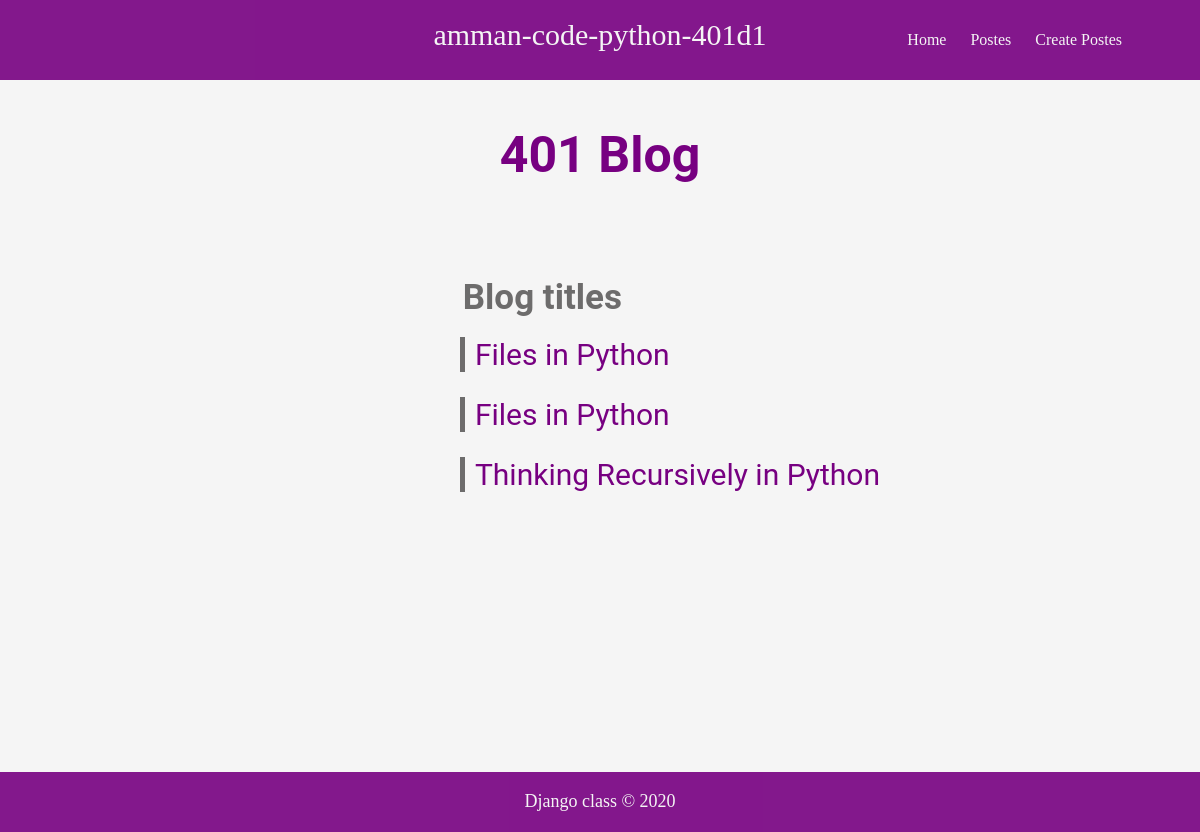
Before: / with the older database file.
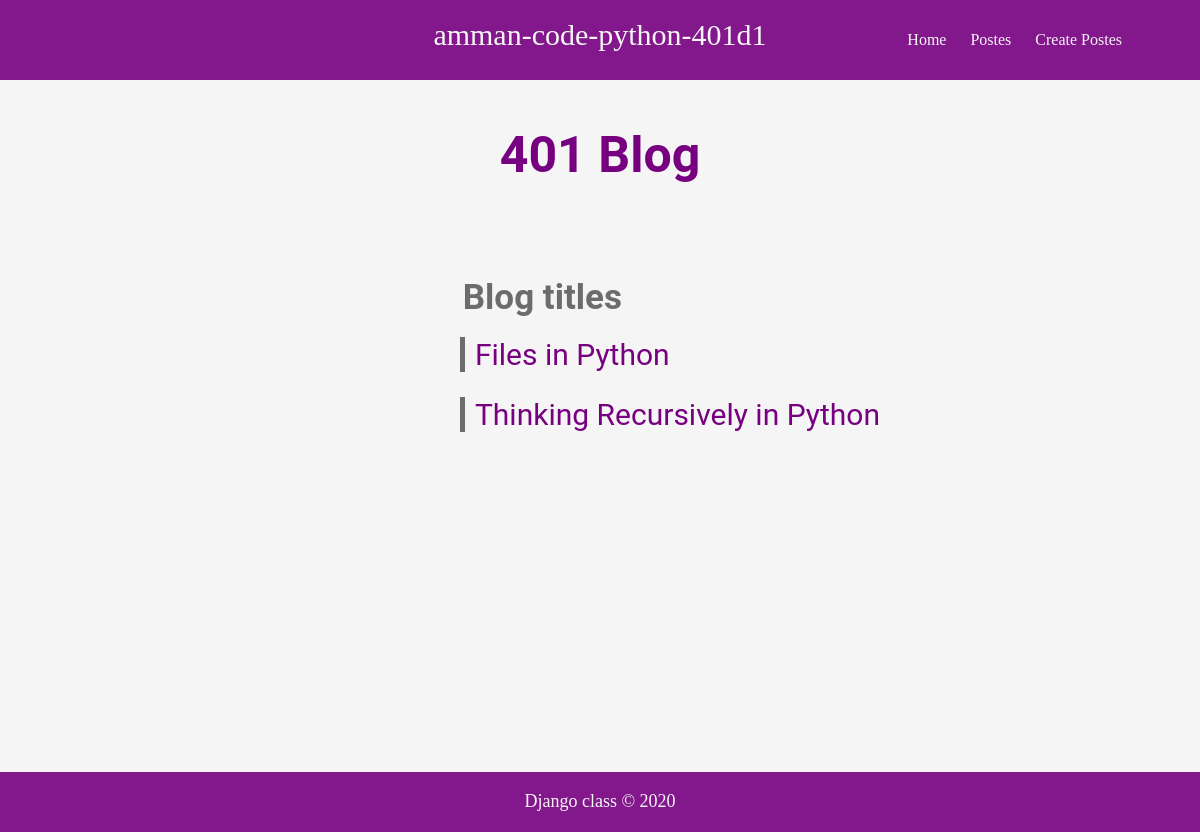
After: the same page with the newer database file.
### blog/models.py (models this page shows, shortened)
class Post(models.Model):
    title = models.CharField(max_length=64)
    author = models.ForeignKey('auth.user', on_delete=models.CASCADE)
    body = models.TextField()

### blog/views.py (the view)
# urls.py: path('', HomeView.as_view(), name = 'home'),
class HomeView(ListView):
    template_name = 'home.html'
    model = Post

### templates/home.html (shortened to what this page needs)
{% extends 'base.html' %}
{% block content %}
<h2>401 Blog</h2>
<h1>Blog titles</h1>
<ul>
    {% for post in object_list %}
    <li>
        <a href="{% url 'post_detail' post.pk %}">{{ post.title }}</a>
    </li>
    {% endfor %}
</ul>
{% endblock content %}

Changed rows visible on the page:
removed Post: title "Files in Python"
